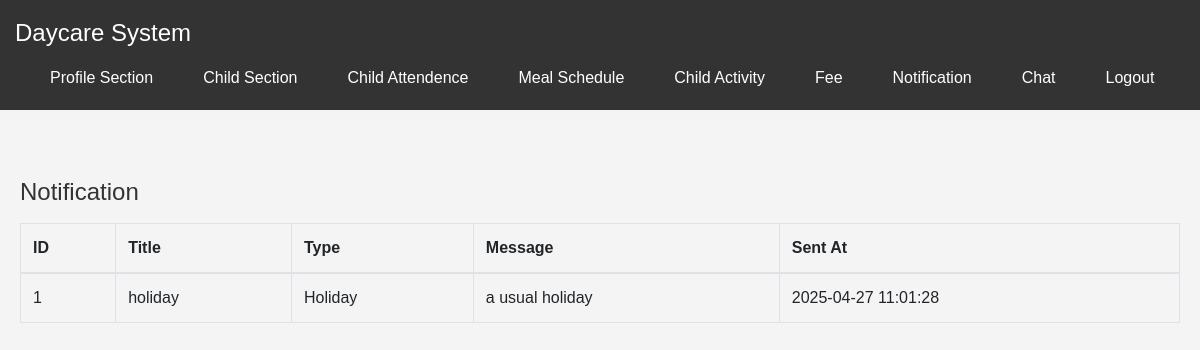
Screenshot of /child_notifications.php (signed in) with the database file from the repository.
### tables this page shows
CREATE TABLE `notifications` (
  `id` int(11) NOT NULL,
  `daycare_id` int(11) NOT NULL,
  `title` varchar(255) NOT NULL,
  `message` text NOT NULL,
  `notification_type` enum('Event','Holiday','Emergency') NOT NULL,
  `created_at` timestamp NOT NULL DEFAULT current_timestamp()
);

### child_notifications.php (the view, shortened to what this page needs)
<?php
include 'db_connection.php';
$sql_notifications = "SELECT * FROM notifications  ORDER BY created_at DESC";
$result_notifications = mysqli_query($conn, $sql_notifications);
?>
<!DOCTYPE html>
<html lang="en">
<head>
    <link rel="stylesheet" href="https://stackpath.bootstrapcdn.com/bootstrap/4.5.2/css/bootstrap.min.css">
</head>
<body>
<?php include 'navbar.php'; ?>
<div class="main-content container mt-4">
<br>
    <h4> Notification</h4>
    <table class="table table-bordered mt-3">
        <thead>
            <tr>
                <th>ID</th>
                <th>Title</th>
                <th>Type</th>
                <th>Message</th>
                <th>Sent At</th>
            </tr>
        </thead>
        <tbody>
            <?php if (mysqli_num_rows($result_notifications) > 0) : ?>
                <?php while ($row = mysqli_fetch_assoc($result_notifications)) : ?>
                    <tr>
                        <td><?php echo htmlspecialchars($row['id']); ?></td>
                        <td><?php echo htmlspecialchars($row['title']); ?></td>
                        <td><?php echo htmlspecialchars($row['notification_type']); ?></td>
                        <td><?php echo nl2br(htmlspecialchars($row['message'])); ?></td>
                        <td><?php echo htmlspecialchars($row['created_at']); ?></td>
                    </tr>
                <?php endwhile; ?>
            <?php else : ?>
                <tr>
                    <td colspan="5" class="text-center">No notifications sent yet.</td>
                </tr>
            <?php endif; ?>
        </tbody>
    </table>
</div>
</body>
</html>

### styles.css (style rules this page uses)
body { font-family: Arial, sans-serif; margin: 0; padding: 0; background-color: #f4f4f4; color: #333; }
.container { max-width: 1200px; margin: 0 auto; padding: 20px; }

### rows the page displays
notifications: id "1", title "holiday", notification_type "Holiday", message "a usual holiday", created_at "2025-04-27 11:01:28"
